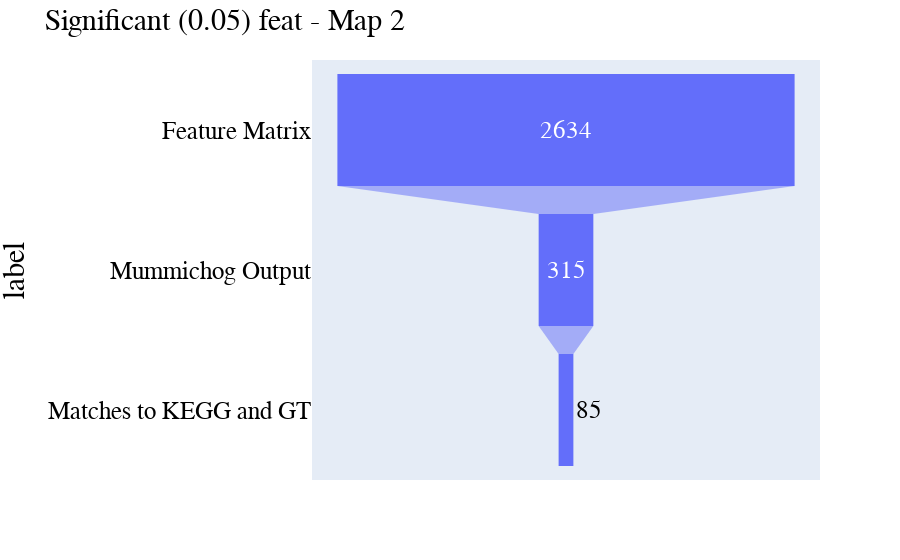

The code cell stored with this chart in its notebook:
### Code cell
# run_name = "trans_omic_covid_data.run_1_default"
run_name = "trans_omic_covid_data.rsd_1_default_p"
mummichog_input_file="../input_data/mummichog_input_ttest_rsd_1.csv"
cut_off_p = 0.05
map2(
    run_name=run_name, 
    mummichog_input_file=mummichog_input_file,
    name_map_file="name_map_gt_chebi_to_kegg.csv",
    cut_off_p=cut_off_p,
    plot=True,
    track="feat"
)

### Figure 1 — Plotly figure (JSON) as saved in the notebook; plotly's stock layout.template omitted (floating-point values rounded to 4 significant figures)
{"data": [{"hovertemplate": "count=%{x}<br>label=%{y}<extra></extra>", "legendgroup": "", "marker": {"color": "#636efa"}, "name": "", "orientation": "h", "showlegend": false, "type": "funnel", "x": [2634, 315, 85], "xaxis": "x", "y": ["Feature Matrix", "Mummichog Output", "Matches to KEGG and GT"], "yaxis": "y"}], "layout": {"font": {"color": "black", "family": "Arial, sans-serif", "size": 25}, "legend": {"tracegroupgap": 0}, "margin": {"t": 60}, "title": {"font": {"size": 30}, "text": "Significant (0.05) feat - Map 2"}, "xaxis": {"anchor": "y", "domain": [0, 1], "title": {"text": "count"}}, "yaxis": {"anchor": "x", "domain": [0, 1], "title": {"text": "label"}}}}
